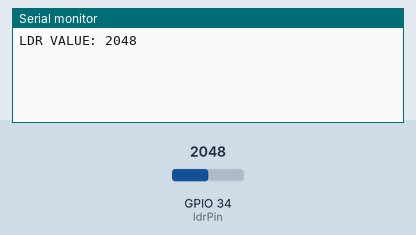
This sketch was run on a simulated ESP32. On the bench: the last lines printed to the serial monitor. The inputs (shaded band) are chosen by the test bench; at power-on: GPIO 34 (ldrPin) = 2048. WiFi joins after 1.5 s; servers stay silent unless stated.

Above: at 3.0 s.
3.1 s: GPIO 34 (ldrPin) set to 2866
At 4.4 s:
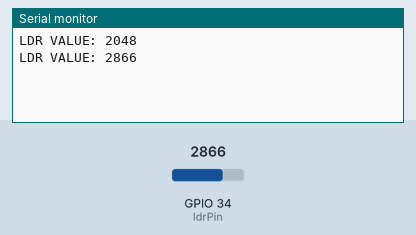
4.6 s: GPIO 34 (ldrPin) set to 3603
At 5.6 s:
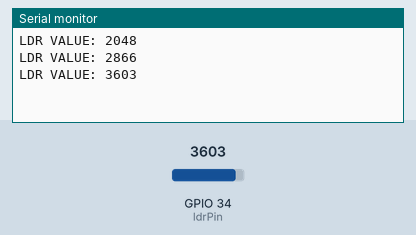
Timing chart, 0 to 7.6 s (numbered marks = the images above; inputs shaded):
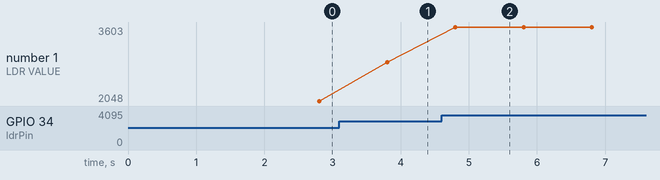

Measured:
- after the input at 3.1 s, the serial monitor: prints a new line after 0.70 s (image 1)
- after the input at 4.6 s, the serial monitor: prints a new line after 0.20 s (image 2)
- plotted number 1: 2048 → 2866 after the input at 3.1 s, 2866 → 3603 after the input at 4.6 s

The sketch:

Codelab.ino
```cpp
#define BLYNK_TEMPLATE_ID "TMPL6W7eiI1Qn"
#define BLYNK_TEMPLATE_NAME "Codelab"
#define BLYNK_AUTH_TOKEN "NTCI_Udaildy6Yo8xUUAUwT7gWC5vFWM"

// Uncomment this line to enable debug prints
#define BLYNK_PRINT Serial

#include <WiFi.h>
#include <WiFiClient.h>
#include <BlynkSimpleEsp32.h>

// Wi-Fi credentials
char ssid[] = "Hahaha";
char pass[] = "AkbarPalu73";

// LDR Pin configuration
const int ldrPin = 34;
BlynkTimer timer;

// Function to send LDR data to Blynk
void sendData() {
    int ldrValue = analogRead(ldrPin);
    Serial.print("LDR VALUE: ");
    Serial.println(ldrValue);
    Blynk.virtualWrite(V0, ldrValue); // Send data to Blynk Virtual Pin V0
}

void setup() {
    // Start serial communication for debugging
    Serial.begin(9600);

    // Initialize Blynk with credentials
    Blynk.begin(BLYNK_AUTH_TOKEN, ssid, pass);

    // Set a timer to send LDR data every second
    timer.setInterval(1000L, sendData);
}

void loop() {
    Blynk.run(); // Run Blynk
    timer.run(); // Run timer for periodic tasks
}
```
